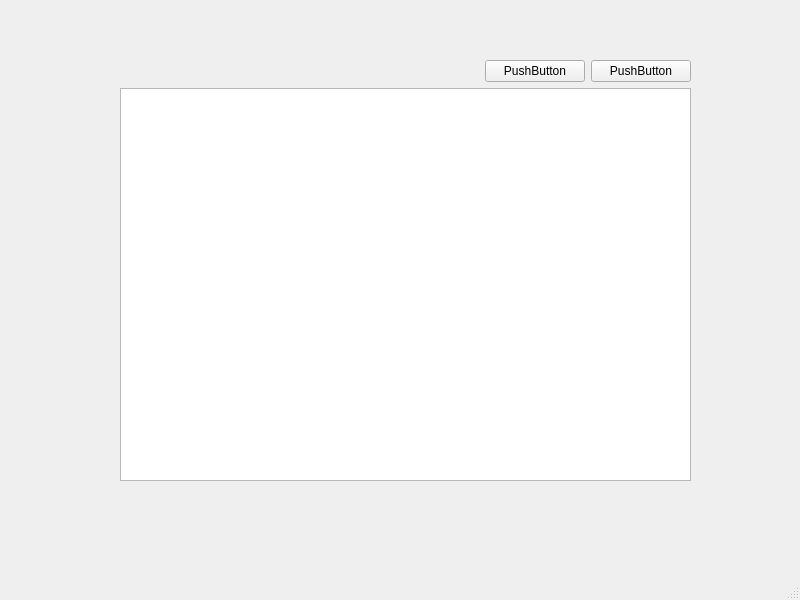
<?xml version="1.0" encoding="UTF-8"?>
<ui version="4.0">
 <class>MainWindow</class>
 <widget class="QMainWindow" name="MainWindow">
  <property name="geometry">
   <rect>
    <x>0</x>
    <y>0</y>
    <width>800</width>
    <height>600</height>
   </rect>
  </property>
  <property name="windowTitle">
   <string>MainWindow</string>
  </property>
  <widget class="QWidget" name="centralwidget">
   <widget class="QWidget" name="gridLayoutWidget">
    <property name="geometry">
     <rect>
      <x>120</x>
      <y>60</y>
      <width>571</width>
      <height>421</height>
     </rect>
    </property>
    <layout class="QGridLayout" name="gridLayout">
     <item row="2" column="0" colspan="3">
      <widget class="QTextBrowser" name="textBrowser"/>
     </item>
     <item row="0" column="2">
      <widget class="QPushButton" name="pushButton_2">
       <property name="maximumSize">
        <size>
         <width>100</width>
         <height>60</height>
        </size>
       </property>
       <property name="text">
        <string>PushButton</string>
       </property>
      </widget>
     </item>
     <item row="0" column="1">
      <widget class="QPushButton" name="pushButton">
       <property name="maximumSize">
        <size>
         <width>100</width>
         <height>60</height>
        </size>
       </property>
       <property name="text">
        <string>PushButton</string>
       </property>
      </widget>
     </item>
    </layout>
   </widget>
  </widget>
  <widget class="QMenuBar" name="menubar">
   <property name="geometry">
    <rect>
     <x>0</x>
     <y>0</y>
     <width>800</width>
     <height>23</height>
    </rect>
   </property>
  </widget>
  <widget class="QStatusBar" name="statusbar"/>
 </widget>
 <resources/>
 <connections/>
</ui>
